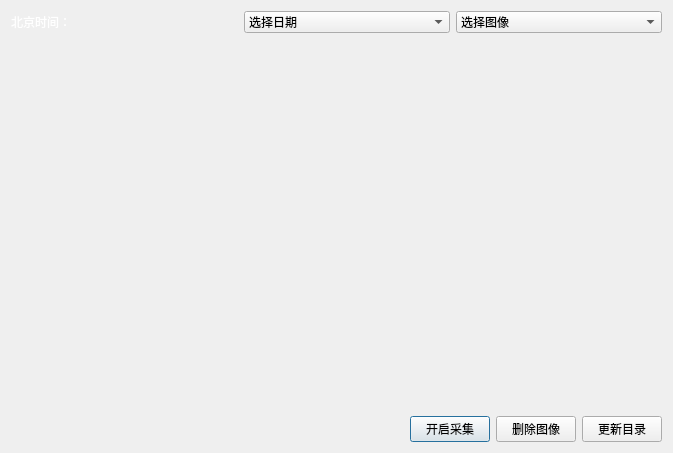
<?xml version="1.0" encoding="UTF-8"?>
<ui version="4.0">
 <class>windowmain</class>
 <widget class="QDialog" name="windowmain">
  <property name="geometry">
   <rect>
    <x>0</x>
    <y>0</y>
    <width>673</width>
    <height>453</height>
   </rect>
  </property>
  <property name="windowTitle">
   <string>图像采集系统--by cody</string>
  </property>
  <property name="styleSheet">
   <string notr="true">border-image: url(:/picture/land.jpg);</string>
  </property>
  <layout class="QGridLayout" name="gridLayout">
   <item row="0" column="0" colspan="6">
    <layout class="QHBoxLayout" name="horizontalLayout_2">
     <item>
      <layout class="QHBoxLayout" name="horizontalLayout">
       <item>
        <widget class="QLabel" name="label_3">
         <property name="text">
          <string>&lt;html&gt;&lt;head/&gt;&lt;body&gt;&lt;p&gt;&lt;span style=&quot; color:#ffffff;&quot;&gt;北京时间：&lt;/span&gt;&lt;/p&gt;&lt;/body&gt;&lt;/html&gt;</string>
         </property>
        </widget>
       </item>
       <item>
        <widget class="QLabel" name="label_2">
         <property name="minimumSize">
          <size>
           <width>161</width>
           <height>16</height>
          </size>
         </property>
         <property name="font">
          <font>
           <family>华文彩云</family>
           <pointsize>12</pointsize>
          </font>
         </property>
         <property name="whatsThis">
          <string>&lt;html&gt;&lt;head/&gt;&lt;body&gt;&lt;p&gt;&lt;span style=&quot; font-size:12pt; font-weight:600;&quot;&gt;如果时间不对请调整本地系统时间&lt;/span&gt;&lt;/p&gt;&lt;/body&gt;&lt;/html&gt;</string>
         </property>
         <property name="text">
          <string/>
         </property>
        </widget>
       </item>
      </layout>
     </item>
     <item>
      <widget class="QComboBox" name="comboBox">
       <property name="minimumSize">
        <size>
         <width>81</width>
         <height>22</height>
        </size>
       </property>
       <property name="styleSheet">
        <string notr="true">border-image: url(:/picture/白色.jpg);</string>
       </property>
       <item>
        <property name="text">
         <string>选择日期</string>
        </property>
       </item>
      </widget>
     </item>
     <item>
      <widget class="QComboBox" name="comboBox_2">
       <property name="minimumSize">
        <size>
         <width>81</width>
         <height>22</height>
        </size>
       </property>
       <property name="styleSheet">
        <string notr="true">border-image: url(:/picture/白色.jpg);</string>
       </property>
       <item>
        <property name="text">
         <string>选择图像</string>
        </property>
       </item>
      </widget>
     </item>
    </layout>
   </item>
   <item row="1" column="0" colspan="6">
    <widget class="QLabel" name="label">
     <property name="minimumSize">
      <size>
       <width>461</width>
       <height>361</height>
      </size>
     </property>
     <property name="text">
      <string/>
     </property>
    </widget>
   </item>
   <item row="2" column="0">
    <spacer name="horizontalSpacer_3">
     <property name="orientation">
      <enum>Qt::Horizontal</enum>
     </property>
     <property name="sizeHint" stdset="0">
      <size>
       <width>69</width>
       <height>20</height>
      </size>
     </property>
    </spacer>
   </item>
   <item row="2" column="1">
    <spacer name="horizontalSpacer_2">
     <property name="orientation">
      <enum>Qt::Horizontal</enum>
     </property>
     <property name="sizeHint" stdset="0">
      <size>
       <width>69</width>
       <height>20</height>
      </size>
     </property>
    </spacer>
   </item>
   <item row="2" column="2">
    <spacer name="horizontalSpacer">
     <property name="orientation">
      <enum>Qt::Horizontal</enum>
     </property>
     <property name="sizeHint" stdset="0">
      <size>
       <width>69</width>
       <height>20</height>
      </size>
     </property>
    </spacer>
   </item>
   <item row="2" column="3">
    <widget class="QPushButton" name="pushButton_3">
     <property name="minimumSize">
      <size>
       <width>75</width>
       <height>23</height>
      </size>
     </property>
     <property name="styleSheet">
      <string notr="true">border-top-color: rgb(83, 255, 218);
border-image: url(:/picture/anniu.ico);</string>
     </property>
     <property name="text">
      <string>开启采集</string>
     </property>
    </widget>
   </item>
   <item row="2" column="4">
    <widget class="QPushButton" name="pushButton_2">
     <property name="minimumSize">
      <size>
       <width>75</width>
       <height>23</height>
      </size>
     </property>
     <property name="styleSheet">
      <string notr="true">border-image: url(:/picture/anniu.ico);</string>
     </property>
     <property name="text">
      <string>删除图像</string>
     </property>
    </widget>
   </item>
   <item row="2" column="5">
    <widget class="QPushButton" name="pushButton">
     <property name="minimumSize">
      <size>
       <width>75</width>
       <height>23</height>
      </size>
     </property>
     <property name="styleSheet">
      <string notr="true">border-image: url(:/picture/anniu.ico);</string>
     </property>
     <property name="text">
      <string>更新目录</string>
     </property>
    </widget>
   </item>
  </layout>
 </widget>
 <layoutdefault spacing="6" margin="11"/>
 <resources/>
 <connections/>
</ui>
